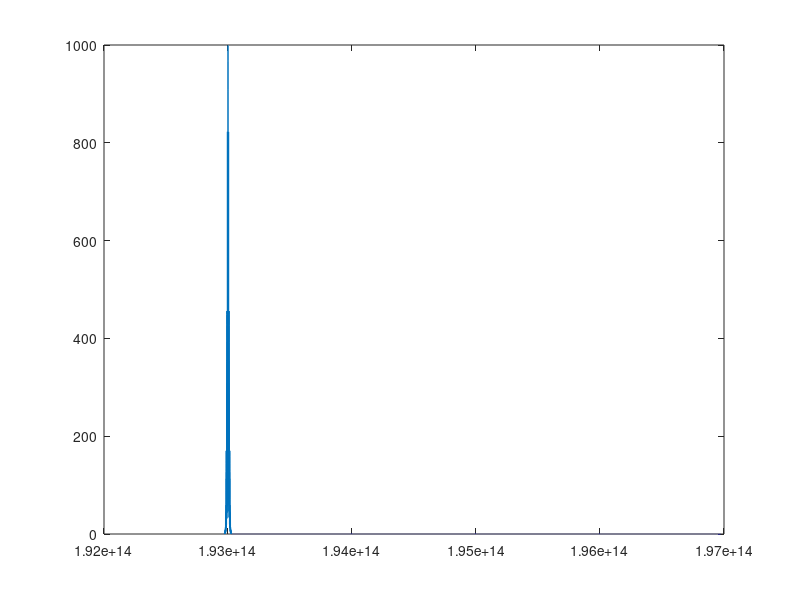
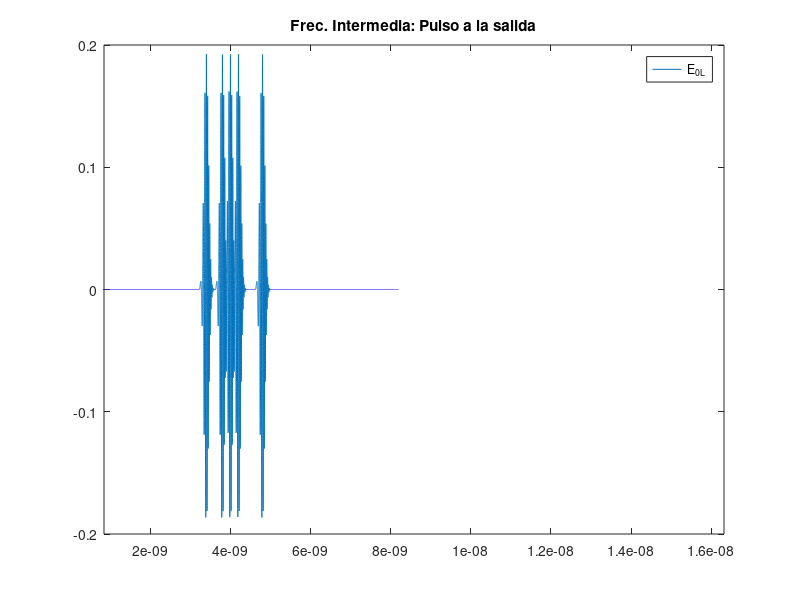

These charts were generated, in order, by the following MATLAB code:
%%%% CODIGO TREN PULSOS - FRECUENCIA INTERMEDIA %%%%

%% 0.- Inicializacion variables
clear, clc
% Constates
c = 2.99793e8;
f_0 = 193e12;

% Estructura de datos:
N_freq = 2.^16; 
f_i = linspace(f_0-0.03e12, f_0+3.97e12, N_freq+1).'; 
f_i_FI = f_i-f_i(1,1);  % Cambio de variable para formalismo frec. interm.
f_max = f_i(length(f_i),1)-f_i(1,1); 
f_muestreo = f_i(2,1)-f_i(1,1);

t_muestreo = 1./(2.*f_max);
t_i = t_muestreo.*(0:1:N_freq).';

%% 1.- Definicion senal entrada dominio tiempo

% Parametros de entrada
A_0 = 1;
tau_0 = 20e-12;

% Secuencia de entrada
secuencia = [1 0 1 1 1 0 0 1];
k = length(secuencia); % Numero de pulsos del tren de pulsos
tau_d = (4000e-12-200e-12*(k/2-1)):200e-12:(4000e-12+200e-12*(k/2)); 
% Tener cuidado si meto muchos pulsos necesito ventana mayor para que
% quepan, tendria que poner mas puntos en la estructura de dato

% Crea los diferentes pulsos espaciados
pulsos = zeros(size(t_i,1),k);

for ii=1:k

        pulsos(:,ii) = secuencia(ii).*A_0.*exp(-(t_i-tau_d(ii)).^2.*inv(2*tau_0.^2)).*cos(2.*pi.*(f_0-f_i(1,1)).*(t_i-tau_d(ii)));
        
end

% Conforma un unico pulso con todos los pulsos definidos para reaprovechar
% el codigo
e_t_0 = zeros(length(pulsos),1);
for ii = 2:2:k
    
    e_t_0 = e_t_0 + pulsos(:,ii-1) + pulsos(:,ii);
    
end

E_f_0 = fft(e_t_0,2*N_freq); % Dos veces N_freq para meter las frec. negativas
E_f_0 = E_f_0(1:N_freq+1,1); % Deshago lo de tener el doble de puntos

%% Representacion temporal
figure(2), plot(t_i, e_t_0); 
set(gca,'Xlim',[3e-9 5e-9])
% Ahora tenemos una amplitud compleja que tiene modulo y fase, sin embargo
% a la entrada solo tengo modulo

%% Representacion frecuencial
figure(2), plot(f_i,abs(E_f_0))

%% 2.- Medio dispersivo: Parametros fibra optica

alfa_0 = 0.2; % dB/km
alfa_0_un = 0.1*log(10)*alfa_0/1000; % m^-1, necesito unidades naturales

n = 1.452;              % indice de grupo
L = 50e3;               % Longitud: en metros
v_grupo = c/n;
t_grupo = L/v_grupo;
beta_0_1 = 0;
beta_0_2 = 20e-24*1e-3; %ps^2/km

% H(L,-w) = H*(L,w) (Conjugado)
% Desprecio beta0 (afecta a todo igual y se quita)
% Desprecio beta0' porque me moveria la ventana. Si lo necesito despues
% puedo tener en cuenta el tg (minuto 06:30) - Por si acaso

H_f_L = exp(-0.5*alfa_0_un*L).*exp(-1i*beta_0_1*L*2*pi*(f_i-f_0)).*exp(-1i*0.5.*beta_0_2*L*(2*pi*(f_i-f_0)).^2);

%% Representacion funcion transferencia
%figure, plot(f_i, abs(H_f_L)) % Modulo de la funcion de transferencia
%figure, plot(f_i, unwrap(angle(H_f_L))) % Modulo de la funcion de transferencia
%set(gca,'Xlim',[f_0-1e12 f_0+1e12])
% La dependecia de la fase de la funcion de transferencia con respecto a la
% fase es cuadratica. Como el tiempo de grupo es la derivada de esta fase
% respecto a w, el tiempo de grupo es lineal respecto a omega.

%% Senal a la salida en el dominio frecuencia
E_f_L = E_f_0 .* H_f_L;

%% Calculo senal salida dominio tiempo
e_t_L = real(ifft([ E_f_L; conj(E_f_L(N_freq:-1:2,1)) ]));
e_t_L = e_t_L(1:N_freq+1,1);

%% Representacion
%figure, plot(t_i,e_t_0), hold on
figure(3)
plot(t_i,e_t_L)
set(gca,'Xlim',[3e-9 5.2e-9])
legend('E_0_L')
title('Frec. Intermedia: Pulso a la salida')